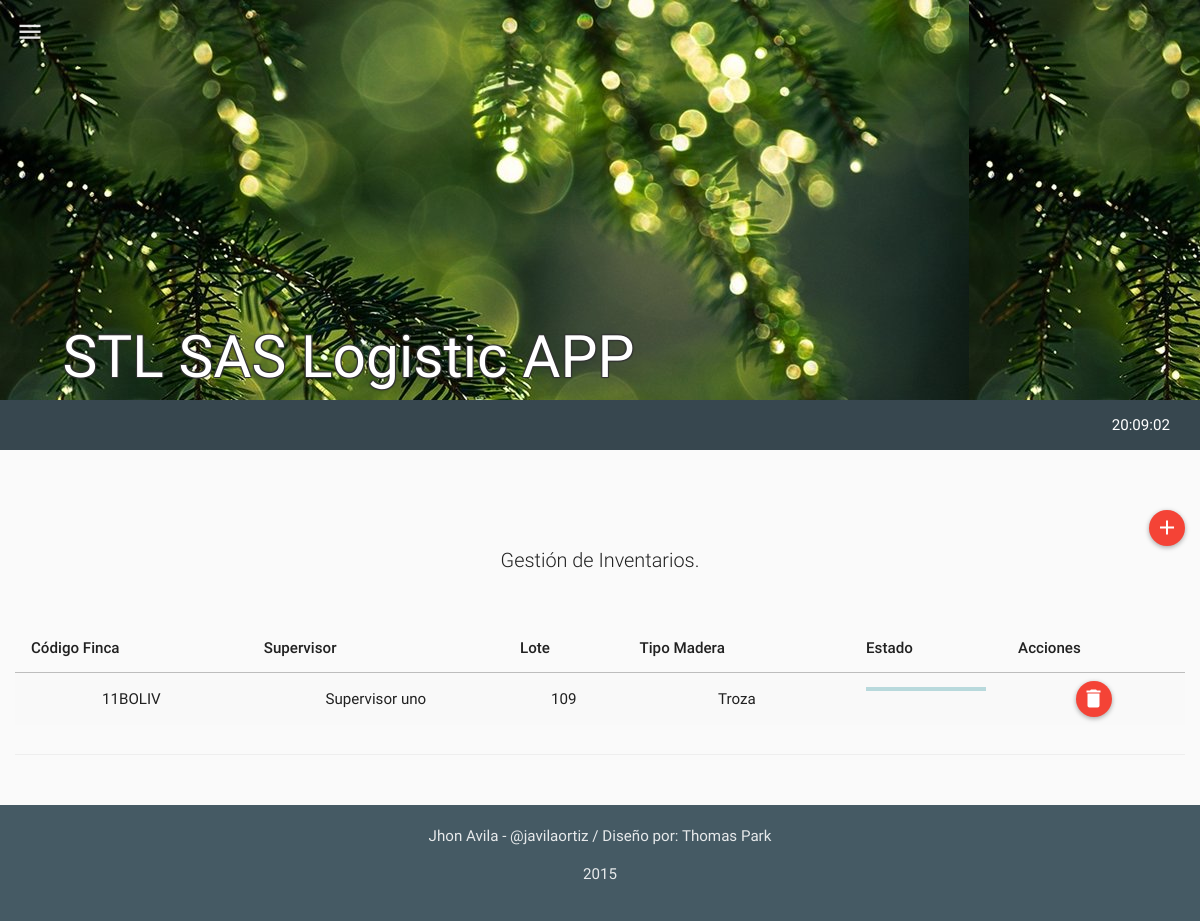
The app's page /mods/inventarios/inventarios.php (signed in) with its own data.
### tables this page shows
CREATE TABLE IF NOT EXISTS `tbl_inventario` (
  `in_id` int(11) NOT NULL,
  `in_fi_id` int(11) NOT NULL,
  `in_supervisor` varchar(60) NOT NULL,
  `in_mt_cubico` float NOT NULL,
  `in_mt_restante` int(11) NOT NULL,
  `in_lote` varchar(20) NOT NULL,
  `in_tipo_materia` int(11) NOT NULL COMMENT 'tipo de materia prima: 1=troza , 2=pulpa',
  `in_pe_id` int(11) NOT NULL COMMENT 'Ultimo conductor de la lista',
  `in_timestamp` timestamp NOT NULL DEFAULT CURRENT_TIMESTAMP ON UPDATE CURRENT_TIMESTAMP,
  `in_created` int(11) NOT NULL,
  `in_estado` int(11) NOT NULL
);

CREATE TABLE IF NOT EXISTS `tbl_fincas` (
  `fi_id` int(11) NOT NULL,
  `fi_codigo` varchar(10) NOT NULL,
  `fi_sn_id` int(11) NOT NULL,
  `fi_timestamp` timestamp NOT NULL DEFAULT CURRENT_TIMESTAMP ON UPDATE CURRENT_TIMESTAMP,
  `fi_created` int(11) NOT NULL,
  `fi_estado` int(11) NOT NULL
);

CREATE TABLE IF NOT EXISTS `tbl_supervisores` (
  `su_id` int(11) NOT NULL,
  `su_nombre` varchar(60) NOT NULL,
  `su_fi_id` int(11) NOT NULL,
  `su_timestamp` timestamp NOT NULL DEFAULT CURRENT_TIMESTAMP ON UPDATE CURRENT_TIMESTAMP,
  `su_created` int(11) NOT NULL,
  `su_estado` int(11) NOT NULL
);

### php/inventarios.php (the view, shortened to what this page needs)
<?php
class inventarios{
  function get_inventario(){
    $rt = new route();
    if(isset($_SESSION["ses_id"])){
      $qry='SELECT * FROM tbl_inventario AS I
            INNER JOIN tbl_fincas AS F ON I.in_fi_id = F.fi_id
            INNER JOIN tbl_supervisores AS S ON S.su_id = I.in_supervisor
            WHERE I.in_estado<99
            ORDER BY F.fi_codigo ASC';
      $res = mysql_query($qry);
      $item =" ";
      $script ="<script>$(document).ready(function(){";
      while($row_res = mysql_fetch_assoc($res)) {
        if($row_res["in_tipo_materia"]==1){$tipo_materia="Troza";}else{$tipo_materia="Pulpa";}
        $porcentaje=(($row_res["in_mt_restante"]*100)/($row_res["in_mt_cubico"]));
        $porcentaje = round($porcentaje, 2);
        $item.='
              <tr>
                <td>'.$row_res["fi_codigo"].'</td>
                <td>'.$row_res["su_nombre"].'</td>
                <td>'.$row_res["in_lote"].'</td>
                <td>'.$tipo_materia.'</td>
                <td>
                  <div class="progress progress-striped active">
                    <div class="progress-bar" title="'.$row_res["in_mt_cubico"].'m3  ('.$porcentaje.'%)" style="width: '.$porcentaje.'%; height:10px;"></div>
                  </div>
                </td>
                <td>
                  <div id="del-button" onclick="borrar_inv('.$row_res["in_id"].', this)" class="btn btn-floating-mini btn-danger" title="Borrar"><i class="md  md-delete"></i></div>
                </td>
              </tr>
        ';
        $script.='';
      }
      $script.='});</script>';
    }
    else{$rt->routing($rt->path("login"));}
    $html='
          <table class="table table-striped table-hover ">
            <thead>
              <tr>
                <th>Código Finca</th>
                <th>Supervisor</th>
                <th>Lote</th>
                <th>Tipo Madera</th>
                <th>Estado</th>
                <th>Acciones</th>
              </tr>
            </thead>
            <tbody>
              '.$item.'
            </tbody>
          </table>
    ';
    return $script.$html;
  }
}
?>

### records on screen
tbl_inventario: tbl_fincas.fi_codigo "11BOLIV", tbl_supervisores.su_nombre "Supervisor uno", in_lote "109", in_tipo_materia "Troza"
